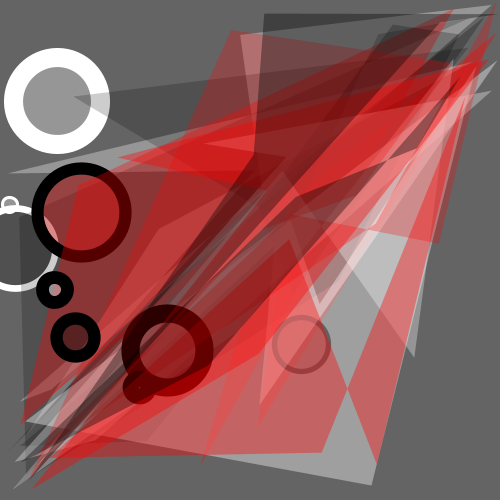
Frame 1 (no input)
Frame 60 (the mouse pressed at the canvas centre just before this capture): identical to frame 1, image omitted
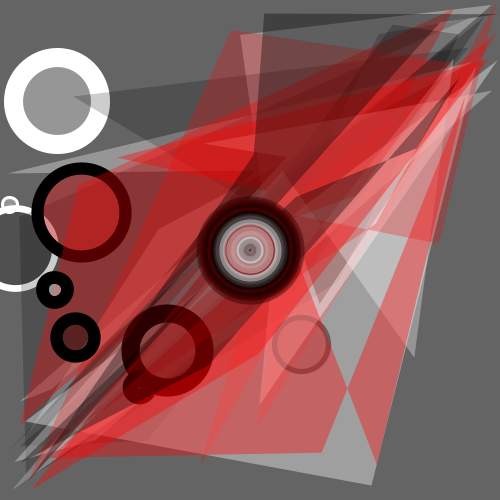
Frame 120 (the mouse held since frame 60 and released just before this capture)

The Processing sketch that drew these frames (run headless with seeded random() and noise(); from frame 60 on, the mouse is pressed at the canvas centre):

// Processing sketch: processing_49983
// ── processing_49983.pde

int sizeEllipse=1;
float coord1=57;
float coord2=101;
float strokeSize=1;
int colorNum=0;
int trans=100;
color[] palette=new color[5];

void setup(){
  frameRate(20);
  smooth();
  
palette[0]=color(0,0,0);
palette[1]=color(255,255,255);
palette[2]=color(255,0,0);

  size( 500, 500 );

  background(100);
  fill(#FFFFFF);

  for(int i = 1; i<10; i++){
    trans=int(random(50,100));
    colorNum=int(random(palette.length));
    strokeSize=random(1,20);
    strokeWeight(strokeSize);
    fill(palette[colorNum],trans);
    colorNum=int(random(palette.length));
    stroke(palette[colorNum]);
    
    sizeEllipse=int(random(10,100));
    ellipse(coord1, coord2, sizeEllipse, sizeEllipse);
    coord1=random(0,500);
    coord2=random(0,500);
    
    for(int k=1; k<3;k++){
      noStroke();
      beginShape();
      vertex(coord1,coord2);
      coord1=random(0,50);
      coord2=random(400,500);
      vertex(coord1,coord2);
      coord1=random(250,300);
      coord2=random(150,250);
      vertex(coord1,coord2);
      coord1=random(0,500);
      coord2=random(0,500);
      vertex(coord1,coord2);
      coord1=random(450,500);
      coord2=random(0,100);
      vertex(coord1,coord2);
      coord1=random(0,500);
      coord2=random(200,400);
      endShape(CLOSE);
    }
    
  }
}

void draw(){
  if(mousePressed){
   colorNum=int(random(palette.length));
   palette[0]=color(0,0,0);
   palette[1]=color(155,0,0);
   palette[2]=color(255,255,255);
   noFill();
   stroke(palette[colorNum],100);
   sizeEllipse=int(random(1,100));
   ellipse(mouseX,mouseY,sizeEllipse,sizeEllipse); 
  }
  
}
